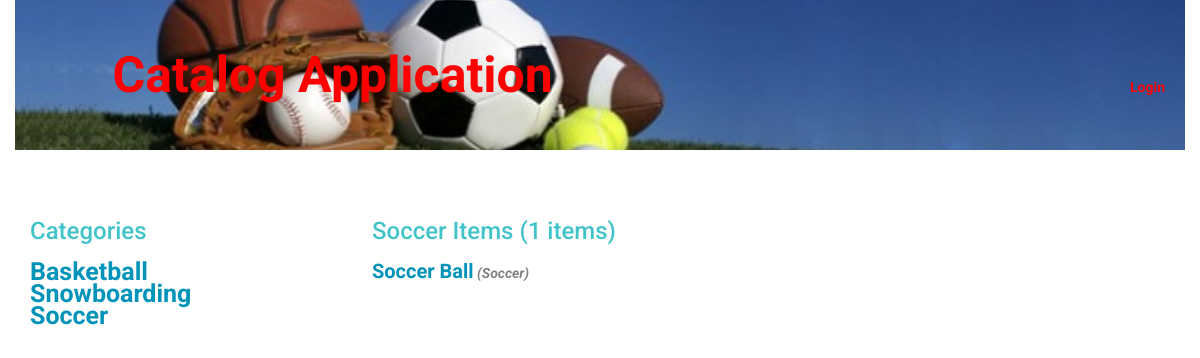
The page /category/Soccer on the database its author committed.
### database_setup.py (models this page shows, shortened)
class Category(Base):
	__tablename__ = 'category'
	id = Column(Integer, primary_key=True)
	name = Column(String(80), nullable=False, unique=True)

class Item(Base):
	__tablename__ = 'item'
	name =Column(String(80), nullable = False)
	id = Column(Integer, primary_key = True)
	description = Column(String(250), nullable = False)
	created_date = Column(DateTime, default=datetime.datetime.utcnow)
	category_id = Column(Integer,ForeignKey('category.id'), nullable = False)
	category = relationship(Category)
	user_id = Column(Integer,ForeignKey('user.id'), nullable = False)
	user = relationship(User)

### application.py (the view)
@app.route('/category/<string:category_name>')
def showCategory(category_name):
  categories = session.query(Category).order_by(asc(Category.name))
  category = session.query(Category).filter(Category.name==category_name).one()
  items = session.query(Item).filter(Item.category_id==category.id).order_by(asc(Item.name)).all()
  item_count = session.query(Item).filter(Item.category_id==category.id).order_by(asc(Item.name)).count()
  heading = "%s Items (%s items) " % (category.name, item_count)
  if 'username' not in login_session:
    return render_template('publicShowAllItems.html',items=items, categories=categories, heading=heading)
  else:
    return render_template('showAllItems.html',items=items, categories=categories, heading=heading)

### templates/publicShowAllItems.html (shortened to what this page needs)
{% extends "main.html" %}
{% block content %}
{% include "header.html" %}
	<div id="main-list">
		<div id="category-list">
			<h2>Categories</h2>
			{% for category in categories %}
				<a href = '{{url_for('showCategory', category_name=category.name) }}' style="font-size:25px" >{{category.name}}</a>
			{% endfor %}
		</div>
		<div id="item-list">
			<h2>{{heading}}</h2>
			{% for item in items %}
				<a href ='{{url_for('showItem', category_name=item.category.name, item_name=item.name) }}' style="font-size:20px"> {{item.name}}</a>
				<a href ='{{url_for('showCategory', category_name=item.category.name) }}' style="color:gray;"><i>  ({{item.category.name}})</i></a>
			{% endfor %}
		</div>
	</div>
{% endblock %}

### static/styles.css (style rules this page uses)
* { font-family: "Helvetica Neue Bold", Roboto, Helvetica, Arial, sans-serif; font-weight: 700; }
h2 { font-size: 24px; color: #42C3C9; line-height: 1.8; }
a { font-size: 14px; color: #0093B9; line-height: 17px; }
#main-list { width: 100%; }
#category-list { float:left; width: 30%; }
#item-list { float:left; width: 70%; }

### rows shown on the page
Category: name "Basketball"
Category: name "Snowboarding"
Category: name "Soccer"
Item: name "Soccer Ball", category.name "Soccer"

### other values the page prints
{{ heading }} "Soccer Items (1 items)"
